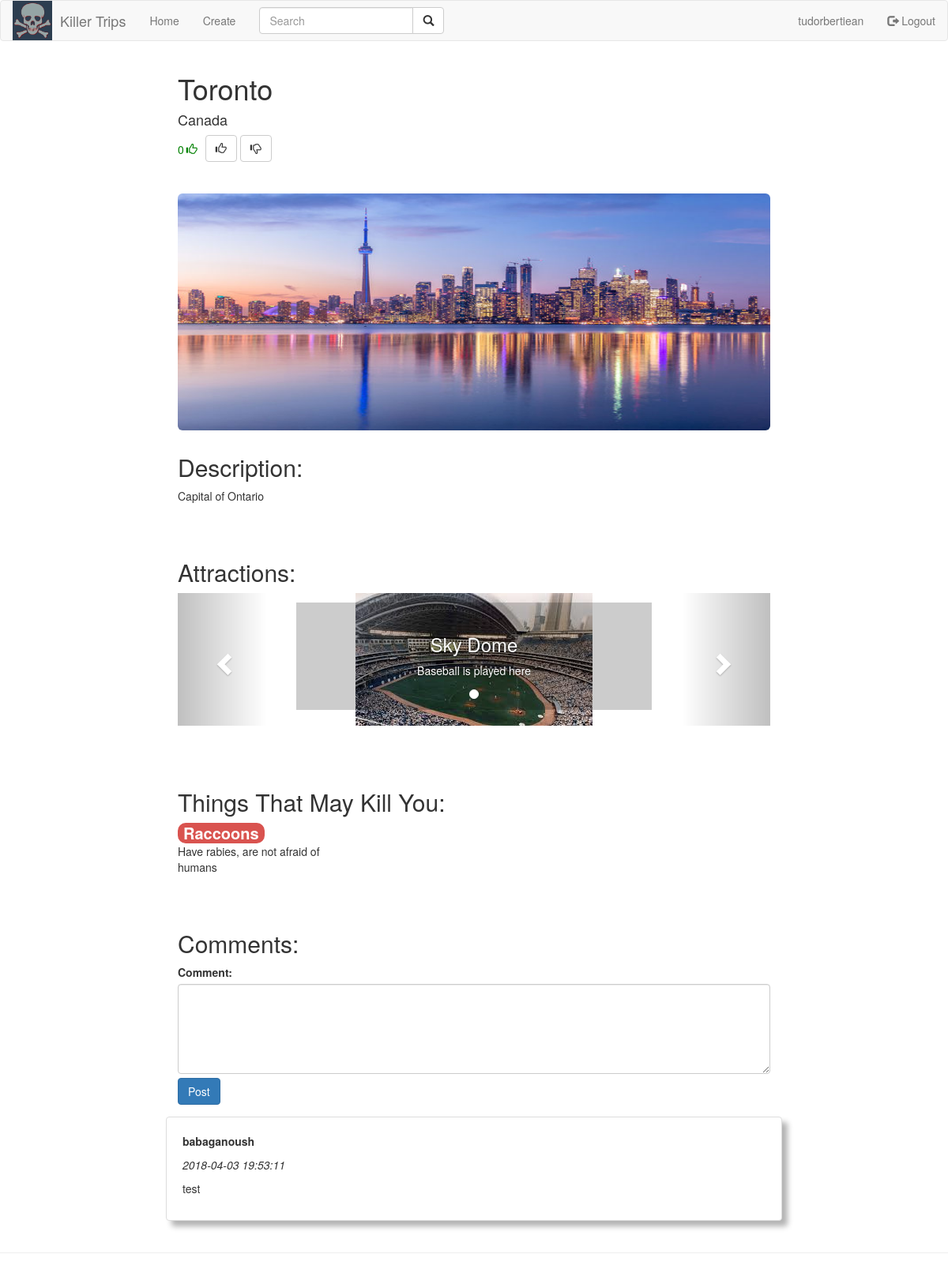
Page /src/views/city.php?cityid=49 (signed in) on the committed database.
### tables this page shows
CREATE TABLE `cities` (
  `cityid` int(11) NOT NULL,
  `city` varchar(100) NOT NULL,
  `description` varchar(1000) NOT NULL,
  `country` varchar(100) NOT NULL,
  `image` varchar(200) NOT NULL,
  `date` timestamp NOT NULL DEFAULT CURRENT_TIMESTAMP
);

CREATE TABLE `attractions` (
  `attractionid` int(11) NOT NULL,
  `image` varchar(200) NOT NULL,
  `name` varchar(200) NOT NULL,
  `description` varchar(1000) NOT NULL,
  `cityid` int(11) NOT NULL,
  `date` timestamp NOT NULL DEFAULT CURRENT_TIMESTAMP
);

CREATE TABLE `killinfo` (
  `killid` int(11) NOT NULL,
  `cityid` int(11) NOT NULL,
  `date` timestamp NOT NULL DEFAULT CURRENT_TIMESTAMP,
  `killtext` text NOT NULL,
  `killname` varchar(100) NOT NULL
);

CREATE TABLE `comments` (
  `commentid` int(11) NOT NULL,
  `date` timestamp NOT NULL DEFAULT CURRENT_TIMESTAMP,
  `userid` int(11) NOT NULL,
  `comment` varchar(400) NOT NULL,
  `cityid` int(11) NOT NULL
);

CREATE TABLE `users` (
  `userid` int(11) NOT NULL,
  `username` varchar(32) NOT NULL,
  `password` varchar(64) NOT NULL,
  `permission` varchar(32) NOT NULL
);

### src/php/Cities.php (called while the page is built, shortened)
<?php
class Cities {
    public static function getCityById($id){
		try {
            $db = Database::getConnection();
            $queryString = "SELECT * FROM `cities` WHERE `cityid` = $id";
            $result = $db->query($queryString);
            if (($result->num_rows)>0){
                $city = $result->fetch_assoc();
            } else {
                header("Location: /killer-trips/src/views/404.php");
            }
            return $city;
        }
        catch(mysqli_sql_exception $e){
            echo "Connection failed: " . $e->getMessage();
        }
    }
}
?>

### src/php/Votes.php (called while the page is built, shortened)
<?php
class Votes {
	public static function getVotesForCity($cityid){
		try {
            $db = Database::getConnection();
            $queryString = "SELECT count(case when cityid = $cityid and score = 1 then 1 end) as upvote, count(case when cityid = $cityid and score = -1 then 1 end) as downvote FROM vote";
            $result = $db->query($queryString);
            $row = $result->fetch_assoc();
            $upvotes = $row["upvote"];
            $downvote = $row["downvote"];
            $difference = (int)$upvotes - (int)$downvote;
        }
        catch(mysqli_sql_exception $e){
            echo "Connection failed: " . $e->getMessage();
        }
        return $difference;
    }
    public static function hasUserVoted($cityid, $userid){
		try {
            $db = Database::getConnection();
            $hasvoted = 0;
            $queryString = "SELECT * FROM `vote` where cityid = $cityid and userid = $userid";
            $result = $db->query($queryString);
        }
        catch(mysqli_sql_exception $e){
            echo "Connection failed: " . $e->getMessage();
        }
        return (int)$hasvoted;
    }
}
?>

### src/php/Attractions.php (called while the page is built, shortened)
<?php
class Attractions {
	public static function getAttractionsForCity($cityid){
		try {
            $db = Database::getConnection();
            $queryString = "SELECT * FROM `attractions` WHERE `cityid` = $cityid";
            $result = $db->query($queryString);
            $rows = array();
            while ($row = $result->fetch_assoc()) {
                array_push($rows, $row);
            }
        }
        catch(mysqli_sql_exception $e){
            echo "Connection failed: " . $e->getMessage();
        }
        return $rows;
    }
}
?>

### src/php/KillInfo.php (called while the page is built, shortened)
<?php
class KillInfo {
	public static function getKillInfoForCity($cityid){
		try {
            $db = Database::getConnection();
            $queryString = "SELECT * FROM `killinfo` WHERE `cityid` = $cityid";
            $result = $db->query($queryString);
            $rows = array();
            while ($row = $result->fetch_assoc()) {
                array_push($rows, $row);
            }
        }
        catch(mysqli_sql_exception $e){
            echo "Connection failed: " . $e->getMessage();
        }
        return $rows;
    }
}
?>

### src/php/Comments.php (called while the page is built, shortened)
<?php
class Comments {
	public static function getCommentsForCity($cityid){
		try {
            $db = Database::getConnection();
            $queryString = "SELECT * FROM `comments` WHERE `cityid` = $cityid ORDER BY `date` DESC";
            $result = $db->query($queryString);
            $rows = array();
            while ($row = $result->fetch_assoc()) {
                array_push($rows, $row);
            }
        }
        catch(mysqli_sql_exception $e){
            echo "Connection failed: " . $e->getMessage();
        }
        return $rows;
    }
}
?>

### src/php/User.php (called while the page is built, shortened)
<?php
class User {
	public static function getUserById($userid){
		try {
            $db = Database::getConnection();
            $queryString = "SELECT * FROM `users` WHERE `userid` = $userid";
            $result = $db->query($queryString);
            $user = $result->fetch_assoc();
        }
        catch(mysqli_sql_exception $e){
            echo "Connection failed: " . $e->getMessage();
        }
        return $user;
    }
}
?>

### src/views/city.php (the view, shortened to what this page needs)
<?php
    include("../php/Cities.php");
    include("../php/Attractions.php");
    include("../php/KillInfo.php");
    include("../php/Comments.php");
    include("../php/Votes.php");
    $city = Cities::getCityById($_GET["cityid"]);
    $hasvoted = Votes::hasUserVoted($_GET["cityid"], $_SESSION['userid']);
    $votescore = Votes::getVotesForCity($_GET["cityid"]);
    $attractions = Attractions::getAttractionsForCity($_GET["cityid"]);
    $killinfo = KillInfo::getKillInfoForCity($_GET["cityid"]);
    $comments = Comments::getCommentsForCity($_GET["cityid"]);
?>
<!DOCTYPE html>
    <head>
        <link rel="stylesheet" href="https://maxcdn.bootstrapcdn.com/bootstrap/3.3.7/css/bootstrap.min.css">
        <link rel="stylesheet" href="../css/cities.css">
    </head>
    <body>
      <nav class="navbar navbar-default">
        <div class="container-fluid">
          <div class="navbar-header">
            <a href="homepage.php" class="navbar-left"><img style="width: 50px; height:50px; margin-right: 10px;" src="../images/logo.jpg"></a>
            <a class="navbar-brand" href="homepage.php">Killer Trips</a>
          </div>
          <ul class="nav navbar-nav">
            <li><a href="homepage.php">Home</a></li>
          </ul>
          <?php
          if (isset($_SESSION['loggedin']) && $_SESSION['loggedin'] == true){
              ?>
            <ul class="nav navbar-nav">
              <li><a href="create.php">Create</a></li>
            </ul>
          <?php
            }
          ?>
          <?php
            if (isset($_SESSION['loggedin']) && $_SESSION['loggedin'] == true){
                ?>
                <ul class="nav navbar-nav navbar-right">
                  <li><a href="#"><?php echo $_SESSION['username'];?></a></li>
                  <li><a href="/killer-trips/src/php/Logout.php"><span class="glyphicon glyphicon-log-out"></span> Logout</a></li>
                </ul>
                <?php
              }
            ?>
          <form class="navbar-form navbar-left" method="get" action="list_cities.php">
            <div class="input-group">
              <input type="text" name="keyword" id="keyword" class="form-control" placeholder="Search">
              <div class="input-group-btn">
                <button class="btn btn-default" type="submit">
                  <i class="glyphicon glyphicon-search"></i>
                </button>
              </div>
            </div>
          </form>
        </div>
      </nav>
      <div class="container">
        <div class="row row-offcanvas row-offcanvas-right">
          <div class="col-md-offset-2 col-md-8">
            <h1><?php echo $city["city"]?></h1>
            <h4><?php echo $city["country"]?></h4>
            <p class="votescore" style="color: <?PHP echo ($votescore >= 0)? 'green': 'red'; ?>"><?php echo $votescore?></p>
            <span class="voteicon" style="color: <?PHP echo ($votescore >= 0)? 'green': 'red'; ?>"><i class="glyphicon <?PHP echo ($votescore >= 0)? 'glyphicon-thumbs-up': 'glyphicon-thumbs-down'; ?>"></i></span>
            <?php
            if (isset($_SESSION['loggedin']) && $_SESSION['loggedin'] == true){
                ?>
              <div class="votebuttons">
                <button class="btn btn-default up-button <?PHP echo ($hasvoted == 1)? "disabled hasvoted":(($hasvoted==-1)?"disabled":""); ?>" type="submit">
                    <i class="glyphicon glyphicon-thumbs-up"></i>
                </button>
                <button class="btn btn-default down-button <?PHP echo ($hasvoted == 1)? "disabled":(($hasvoted==-1)?"disabled hasvoted":""); ?>" type="submit">
                    <i class="glyphicon glyphicon-thumbs-down"></i>
                </button>
              </div>
              <?php
            }
            ?>
            <br>
            <br>
            <div class="jumbotron" style="background-image: url(../images/<?php echo $city["image"]?>);"></div>
            <h2>Description:</h2>
            <p><?php echo $city["description"]?></p>
            <br>
            <br>
            <h2>Attractions:</h2>
            <div id="attractionCarousel" class="carousel slide" data-interval="false">
              <ol class="carousel-indicators">
                <?php
                    $arrlength = count($attractions);
                    for($x = 0; $x < $arrlength; $x++) {
                      ?>
                      <li data-target="#myCarousel" data-slide-to="<?php $x ?>" class="<?PHP echo ($x == 0)? 'active': ''; ?>"></li>
                      <?php
                    }
                ?>
              </ol>
              <div class="carousel-inner">
              <?php
                    $arrlength = count($attractions);
                    for($x = 0; $x < $arrlength; $x++) {
                      $attraction = $attractions[$x];
                      ?>
                      <div class="item <?PHP echo ($x == 0)? 'active': ''; ?>">
                        <img src="../images/attractions/<?php echo $attraction['image'] ?>">
                        <div class="carousel-caption">
                          <h3><?php echo $attraction["name"]?></h3>
                          <p><?php echo $attraction['description'] ?></p>
                        </div>
                      </div>
                    <?php
                    }
                ?>
              </div>
              <a class="left carousel-control" href="#attractionCarousel" data-slide="prev">
                <span class="glyphicon glyphicon-chevron-left"></span>
              </a>
              <a class="right carousel-control" href="#attractionCarousel" data-slide="next">
                <span class="glyphicon glyphicon-chevron-right"></span>
              </a>
            </div>
            <br>
            <br>
            <br>
            <h2>Things That May Kill You:</h2>
            <div class="row">
              <?php
                $arrlength = count($killinfo);
                for($x = 0; $x < $arrlength; $x++) {
                  $info = $killinfo[$x];
                  ?>
                  <div class="col-6 col-lg-4 city">
                    <strong><span class="badge progress-bar-danger"><?php echo $info['killname']?></span></strong>
                    <p class="kill-description"><?php echo $info['killtext']?></p>
                  </div>
                  <?php
                }
              ?>
            </div>
            <br>
            <br>
            <h2>Comments:</h2>
            <?php
            if (isset($_SESSION['loggedin']) && $_SESSION['loggedin'] == true){
              $userid = $_SESSION["userid"];
              $cityid = $city["cityid"];
              ?>
              <form role="form" method="post" action="../php/AddComment.php?cityid=<?php echo $cityid?>&userid=<?php echo $userid?>">
                <div class="form-group">
                  <label for="comment">Comment:</label>
                  <textarea class="form-control" rows="5" name="comment" id="comment"></textarea>
                  <button style="margin-top:5px;" type="submit" class="btn btn-primary">Post</button>
                </div>
              </form>
              <?php
            }
            ?>
            <?php
                $arrlength = count($comments);
                for($x = 0; $x < $arrlength; $x++) {
                    $comment = $comments[$x];
                    include_once("../php/User.php");
                    $user = User::getUserById($comment["userid"]);
                    ?>
                    <div class="row">
                        <div class="panel panel-white panel-shadow">
                            <p><b><?php echo $user["username"]?></b></p>
                            <p><i><?php echo $comment["date"]?></i></p>
                            <p><?php echo strip_tags($comment["comment"],"?")?></p>
                        </div>
                    </div>
                    <?php
                  }
            ?>
            </div>
          </div>
        </div>
        <hr>
    </body>
</html>

### src/css/cities.css (style rules this page uses)
.jumbotron { height: 300px; -webkit-background-size: 100% 100%; -moz-background-size: 100% 100%; -o-background-size: 100% 100%; background-size: 100% 100%; }
.panel-shadow { padding: 20px; }
.panel-shadow { box-shadow: rgba(0, 0, 0, 0.3) 7px 7px 7px; }
.panel-white { border: 1px solid #dddddd; }
@media screen and (min-width: 768px) { .carousel-caption { color: #fff; background-color: rgba(0, 0, 0, 0.2); } }
.carousel-inner > .item > img { margin: 0 auto; }
.badge { font-size: 20px; }
.votescore { float: left; margin-top: 8px; margin-right: 3px; }
.voteicon { margin-top: 8px; margin-right: 10px; float: left; }

### rows in the picture
cities: city "Toronto", country "Canada", image (picture), description "Capital of Ontario"
attractions: image (picture), name "Sky Dome", description "Baseball is played here"
killinfo: killname "Raccoons", killtext "Have rabies, are not afraid of humans"
comments: userid.username "babaganoush", date "2018-04-03 19:53:11", comment "test"

### other values in the picture
$_SESSION['username'] "tudorbertiean"
$votescore "0"
